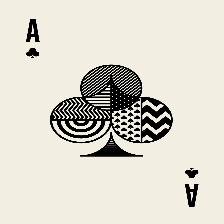
#> input picture valid/ace of clubs/1.jpg, 224 x 224 px; its folder holds only this picture in this run
$ python main.py
#> lines starting #> are read from the running program, lines starting #| are printed output that depends on the picture; after the words box and inside, x2 and y2 are one past the last pixel; in counts of white or black regions, pixels touching at a corner belong together
### leitor.py
import os
import cv2
from cor import identify_color
from util import resize_image

def processar_pastas(base_path="valid", output_path="output"):
#> called with base_path = 'valid', output_path = 'output'
    resultados = []

    os.makedirs(output_path, exist_ok=True)

    for subfolder in os.listdir(base_path):
        subfolder_path = os.path.join(base_path, subfolder)
        if os.path.isdir(subfolder_path):
            for file in os.listdir(subfolder_path):
                if file.endswith(".jpg"):
                    path = os.path.join(subfolder_path, file)
                    img = cv2.imread(path)
#> img is the input picture: shape (224, 224, 3); mean B, G, R 204, 214.6, 218.2

                    if img is None:
                        print(f"Erro ao abrir {file}")
                        continue

                    img = resize_image(img)
#> in resize_image, `return cv2.resize(image, (width, height))`:
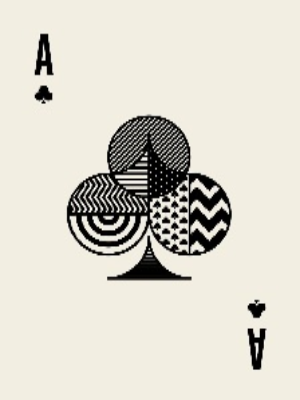
#> returned value: shape (400, 300, 3); mean of channels 0, 1, 2 203.9, 214.6, 218.1; drawn as B, G, R
                    color = identify_color(img)
#> in identify_color, `hsv = cv2.cvtColor(image, cv2.COLOR_BGR2HSV)`: hsv: shape (400, 300, 3); mean H, S, V 23.5, 24.6, 218.2
#> in identify_color, `red_mask = cv2.inRange(hsv, lower_red1, upper_red1) + cv2.inRange(hsv,..`: red_mask: shape (400, 300); every value is 0
#> in identify_color, `red_pixels = cv2.countNonZero(red_mask)`: red_pixels = 0
#> color = 'Preta'

                    cv2.putText(img, f"Cor: {color}", (10, 30),
                                cv2.FONT_HERSHEY_SIMPLEX, 1, (0, 255, 0), 2)
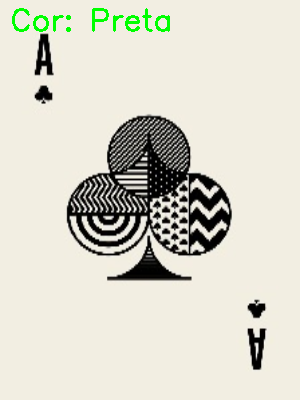
#> img: shape (400, 300, 3); 0.84% of pixels changed, all inside (x1, y1, x2, y2) = (12, 8, 170, 32)


                    nome_saida = f"{subfolder.replace(' ', '_')}_{file}"
                    caminho_saida = os.path.join(output_path, nome_saida)
                    cv2.imwrite(caminho_saida, img)

                    resultados.append((subfolder, file, color))
#> pass 2 of the loop in processar_pastas, `for subfolder in os.listdir(base_path):`:
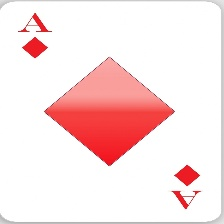
#> input picture valid/ace of diamonds/1.jpg, 224 x 224 px
#> in processar_pastas, img is the input picture: shape (224, 224, 3); mean B, G, R 226.2, 226.1, 250.5
#> hsv: shape (400, 300, 3); mean H, S, V 21.3, 26.5, 250.6
#> in identify_color (call 2), `red_mask = cv2.inRange(hsv, lower_red1, upper_red1) + cv2.inRange(hsv,..`:
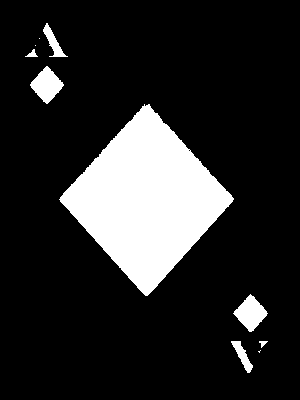
#> red_mask: shape (400, 300); 16% white; 10 white regions (3 under 20 px), largest, box (x1, y1, x2, y2) and area: (59, 104, 234, 296) 17185, (30, 66, 64, 104) 708, (233, 294, 268, 332) 706
#> red_pixels = 19244
#> color = 'Vermelha'
#> in processar_pastas, `cv2.putText(img, f"Cor: {color}", (10, 30), cv2.FONT_HERSHEY_SIMPLEX, ..`:
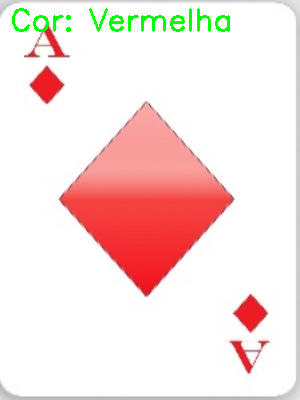
#> img: shape (400, 300, 3); mean B, G, R 223.2, 226.1, 247.5

    return resultados

### util.py
import cv2

def resize_image(image, width=300, height=400):
    return cv2.resize(image, (width, height))

### cor.py
import cv2
import numpy as np

def identify_color(image):
    hsv = cv2.cvtColor(image, cv2.COLOR_BGR2HSV)

    lower_red1 = np.array([0, 70, 50])
    upper_red1 = np.array([10, 255, 255])
    lower_red2 = np.array([170, 70, 50])
    upper_red2 = np.array([180, 255, 255])

    red_mask = cv2.inRange(hsv, lower_red1, upper_red1) + cv2.inRange(hsv, lower_red2, upper_red2)
    red_pixels = cv2.countNonZero(red_mask)

    return "Vermelha" if red_pixels > 500 else "Preta"

### main.py
from leitor import processar_pastas

if __name__ == "__main__":
    resultados = processar_pastas()
#> resultados = [('ace of clubs', '1.jpg', 'Preta'), ('ace of diamonds', '1.jpg', 'Vermelha')]

    for pasta, arquivo, cor in resultados:
        print(f"{pasta}/{arquivo}: Cor = {cor}")
#> this loop made 2 passes
#| ace of clubs/1.jpg: Cor = Preta
#| ace of diamonds/1.jpg: Cor = Vermelha
